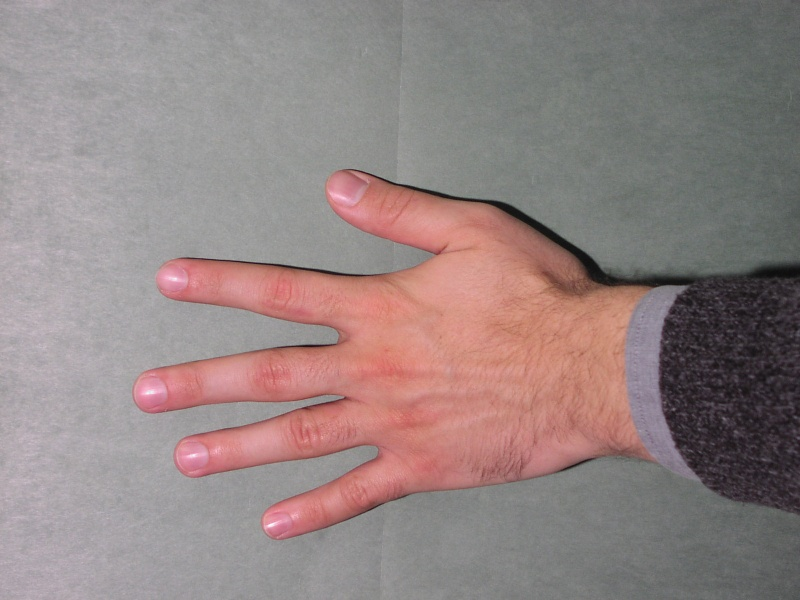
#> input picture Exercise 7/data/Hand1.jpg, 800 x 600 px, found by its file name
$ python prueba.py
#> lines starting #> are read from the running program, lines starting #| are printed output that depends on the picture
from skimage import io
import matplotlib.pyplot as plt
import math
import numpy as np
from skimage.transform import rotate
from skimage.transform import EuclideanTransform
from skimage.transform import SimilarityTransform
from skimage.transform import warp
from skimage.transform import swirl
from skimage.util import img_as_float

in_dir = "Exercise 7/data/"
src_name = "Hand1.jpg"
dst_name = "Hand2.jpg"
src_img = io.imread(in_dir+src_name)
#> src_img is the input picture: shape (600, 800, 3); mean R, G, B 147.3, 132, 130.8
dst_img = io.imread(in_dir+dst_name)
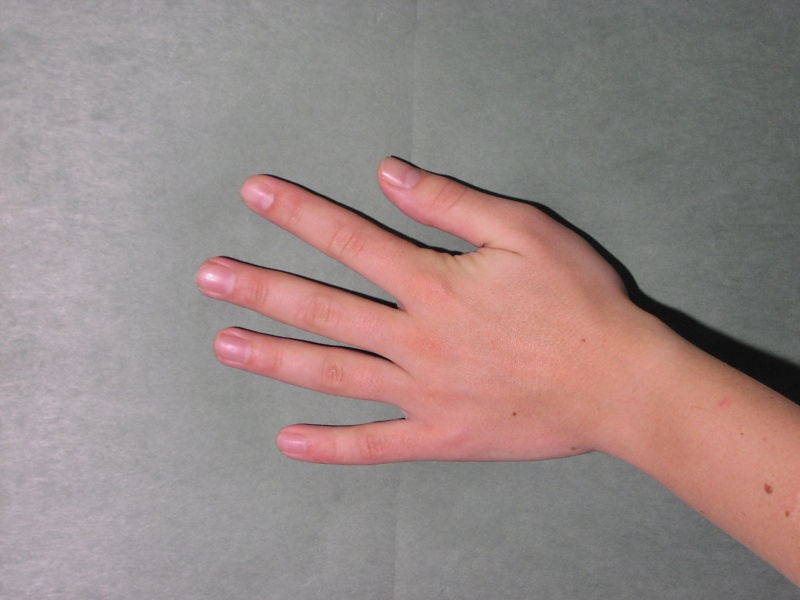
#> input picture Exercise 7/data/Hand2.jpg, 800 x 600 px, found by its file name
#> dst_img is the input picture: shape (600, 800, 3); mean R, G, B 152.2, 135.9, 133.9


dst = np.array([[624, 298], [379, 162], [195, 274], [274, 440], [594, 446]])

plt.imshow(dst_img)
plt.plot(dst[:,0], dst[:,1], '.r', markersize=12)
plt.show()
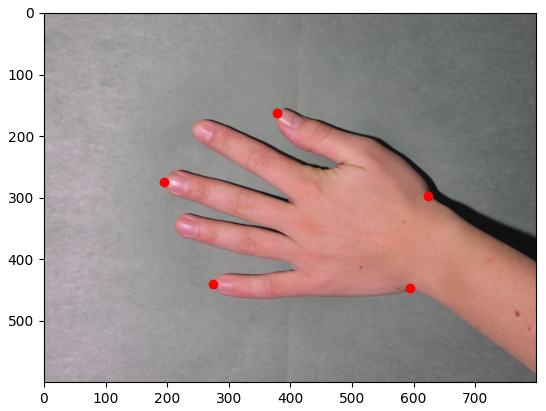
#> figure drawn by matplotlib, 1 panel
